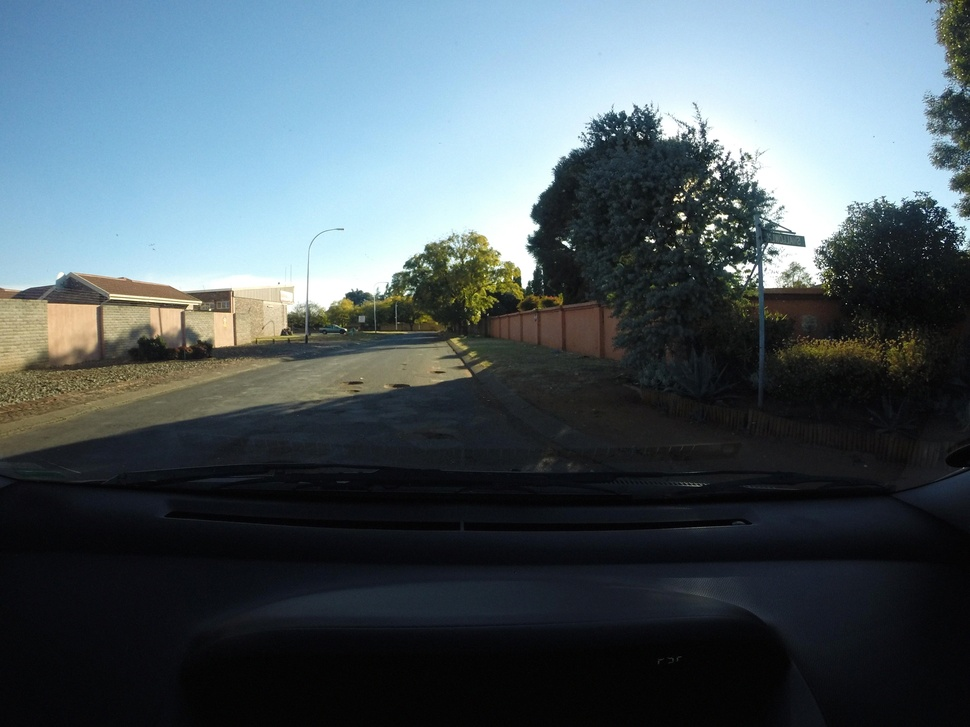
#> input picture insert_noise/build/noisy_image.jpg, 970 x 727 px, shrunk from 3680 x 2760 before the run
$ python canny.py insert_noise/build/noisy_image.jpg insert_noise/build
#> lines starting #> are read from the running program, lines starting #| are printed output that depends on the picture
# helper to transform an image using a canny filter

import cv2 as cv
import sys

if __name__ == "__main__":
    if len(sys.argv) != 3:
        print("Usage: python canny_filter.py <image_path> <output_folder>")
        sys.exit(1)

    image_path = sys.argv[1]
    # get image name but strip the extension
    image_name = image_path.split("/")[-1].split(".")[0]

    # target folder for the output
    target_folder = sys.argv[2]

    # Load the image
    image = cv.imread(image_path)
#> image is the input picture: shape (727, 970, 3); mean B, G, R 97.7, 90.8, 77.5
    if image is None:
        print(f"Error: Could not load image {image_path}")
        sys.exit(1)

    # Convert to grayscale
    gray = cv.cvtColor(image, cv.COLOR_BGR2GRAY)
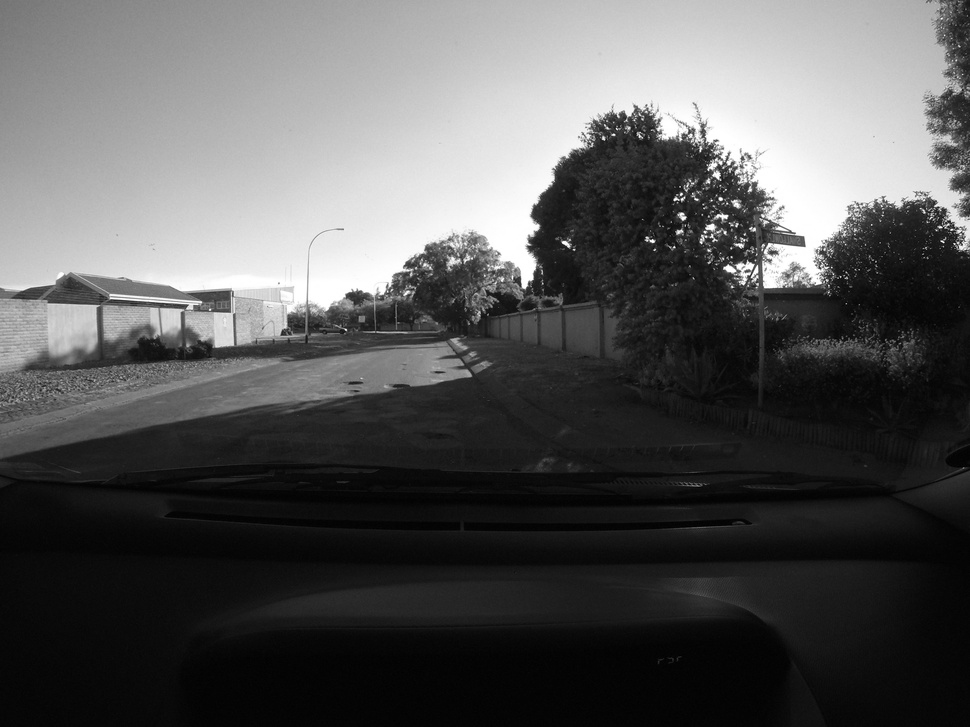
#> gray: shape (727, 970); min 0, max 255, mean 87.6

    # Apply Canny edge detection
    edges = cv.Canny(gray, 100, 200)
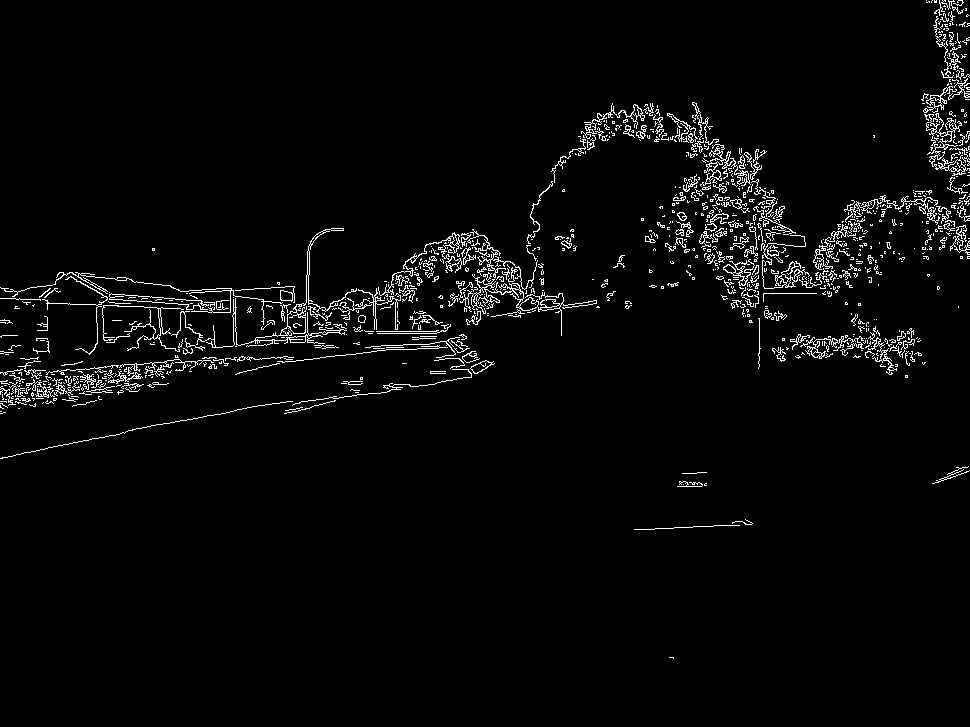
#> edges: shape (727, 970); 3.1% white in thin lines or dots

    # Save the result
    output_path = target_folder + "/" + "canny_" + image_name + ".JPG"
    cv.imwrite(output_path, edges)
    print(f"Canny edge detection result saved to {output_path}")
